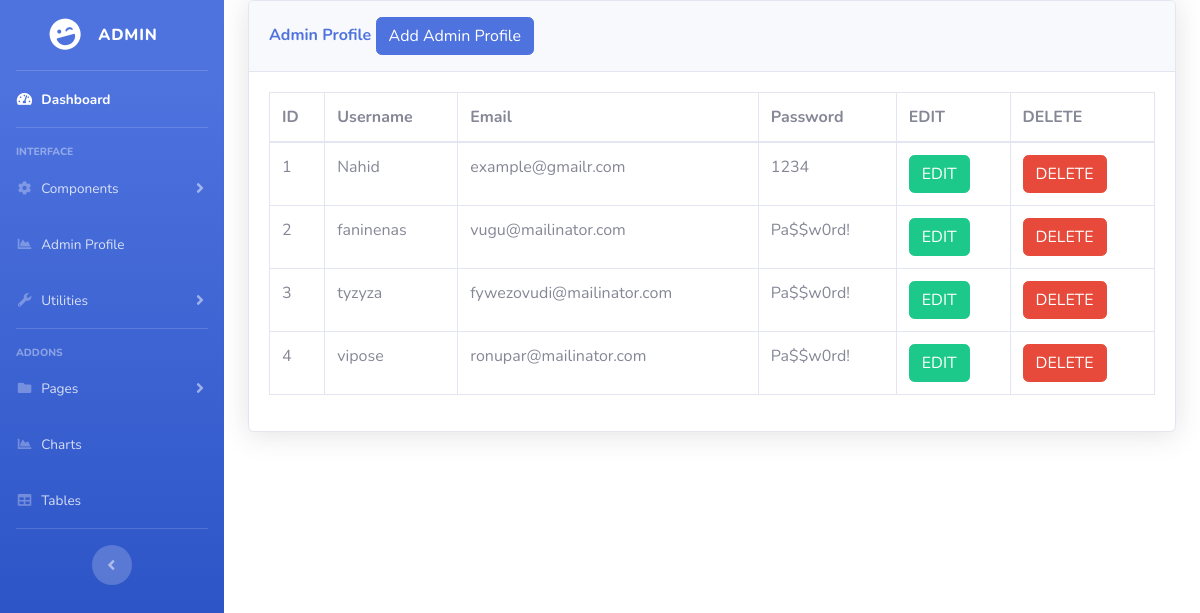
/admin/register.php, run on the app's committed database.
### tables this page shows
CREATE TABLE `admin_register` (
  `id` int(50) NOT NULL,
  `username` varchar(50) NOT NULL,
  `email` varchar(50) NOT NULL,
  `password` varchar(50) NOT NULL
);

### admin/register.php (the view, shortened to what this page needs)
<?php
include('includes/header.php');
include('includes/navbar.php');
?>
<div class="container-fluid">
<div class="card shadow mb-4">
  <div class="card-header py-3">
    <h6 class="m-0 font-weight-bold text-primary">Admin Profile
            <button type="button" class="btn btn-primary" data-toggle="modal" data-target="#addadminprofile">
              Add Admin Profile
            </button>
    </h6>
  </div>
  <div class="card-body">
    <div class="table-responsive">
      <?php
          $connection = mysqli_connect("localhost","root","","online_donation_management");
          $query ="SELECT * FROM admin_register";
          $query_run = mysqli_query($connection, $query);
      ?>
      <table class="table table-bordered" id="dataTable" width="100%" cellspacing="0">
        <thead>
          <tr>
            <th>ID </th>
            <th>Username </th>
            <th>Email </th>
            <th>Password</th>
            <th>EDIT </th>
            <th>DELETE </th>
          </tr>
        </thead>
        <tbody>
        <?php
          if(mysqli_num_rows($query_run) > 0)
          {
            while ($row = mysqli_fetch_assoc($query_run))
            {
              ?>
          <tr>
            <td> <?php echo $row['id']; ?> </td>
            <td> <?php echo $row['username']; ?> </td>
            <td> <?php echo $row['email']; ?> </td>
            <td> <?php echo $row['password']; ?> </td>
            <td>
                <form action="register_edit.php" method="post">
                    <button  type="submit" name="edit_btn" class="btn btn-success"> EDIT</button>
                </form>
            </td>
            <td>
                <form action="" method="post">
                  <button type="submit" name="delete_btn" class="btn btn-danger"> DELETE</button>
                </form>
            </td>
          </tr>
          <?php
        }
          }
            else{
              echo "No Record Found";
            }
          ?>
        </tbody>
      </table>
    </div>
  </div>
</div>
</div>

### admin/includes/header.php (shortened to what this page needs)
<!DOCTYPE html>
<html lang="en">
<head>
  <link href="vendor/fontawesome-free/css/all.min.css" rel="stylesheet" type="text/css">
  <link href="css/sb-admin-2.min.css" rel="stylesheet">
</head>
<body id="page-top">
  <div id="wrapper">

### admin/includes/navbar.php (shortened to what this page needs)
<ul class="navbar-nav bg-gradient-primary sidebar sidebar-dark accordion" id="accordionSidebar">
  <a class="sidebar-brand d-flex align-items-center justify-content-center" href="index.html">
    <div class="sidebar-brand-icon rotate-n-15">
      <i class="fas fa-laugh-wink"></i>
    </div>
    <div class="sidebar-brand-text mx-3"> Admin <sup></sup></div>
  </a>
  <hr class="sidebar-divider my-0">
  <li class="nav-item active">
    <a class="nav-link" href="index.php">
      <i class="fas fa-fw fa-tachometer-alt"></i>
      <span>Dashboard</span></a>
  </li>
  <hr class="sidebar-divider">
  <div class="sidebar-heading">
    Interface
  </div>
  <li class="nav-item">
    <a class="nav-link collapsed" href="#" data-toggle="collapse" data-target="#collapseTwo" aria-expanded="true" aria-controls="collapseTwo">
      <i class="fas fa-fw fa-cog"></i>
      <span>Components</span>
    </a>
  </li>
  <li class="nav-item">
    <a class="nav-link collapsed" href="register.php">
      <i class="fas fa-fw fa-chart-area"></i>
      <span>Admin Profile</span>
    </a>
  </li>
  <li class="nav-item">
    <a class="nav-link collapsed" href="#" data-toggle="collapse" data-target="#collapseUtilities" aria-expanded="true" aria-controls="collapseUtilities">
      <i class="fas fa-fw fa-wrench"></i>
      <span>Utilities</span>
    </a>
  </li>
  <hr class="sidebar-divider">
  <div class="sidebar-heading">
    Addons
  </div>
  <li class="nav-item">
    <a class="nav-link collapsed" href="#" data-toggle="collapse" data-target="#collapsePages" aria-expanded="true" aria-controls="collapsePages">
      <i class="fas fa-fw fa-folder"></i>
      <span>Pages</span>
    </a>
  </li>
  <li class="nav-item">
    <a class="nav-link" href="charts.html">
      <i class="fas fa-fw fa-chart-area"></i>
      <span>Charts</span></a>
  </li>
  <li class="nav-item">
    <a class="nav-link" href="tables.html">
      <i class="fas fa-fw fa-table"></i>
      <span>Tables</span></a>
  </li>
  <hr class="sidebar-divider d-none d-md-block">
  <div class="text-center d-none d-md-inline">
    <button class="rounded-circle border-0" id="sidebarToggle"></button>
  </div>
</ul>

### data on the page
admin_register: id "1", username "Nahid", email "example@gmailr.com", password "1234"
admin_register: id "2", username "faninenas", email "vugu@mailinator.com", password "Pa$$w0rd!"
admin_register: id "3", username "tyzyza", email "fywezovudi@mailinator.com", password "Pa$$w0rd!"
admin_register: id "4", username "vipose", email "ronupar@mailinator.com", password "Pa$$w0rd!"
